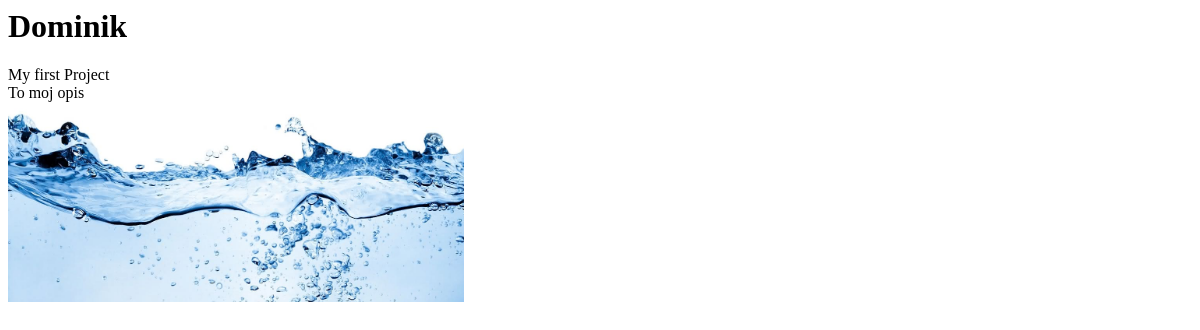
Before: / with the older database file.
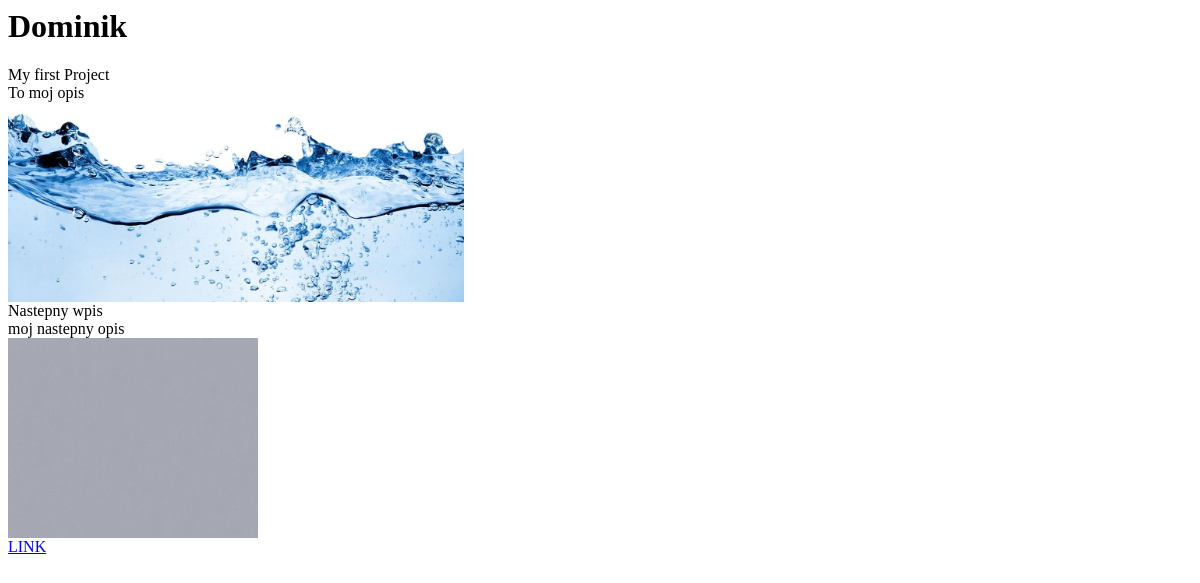
After: the same page with the newer database file.
### portfolio/models.py (models this page shows)
class Project(models.Model):
    title = models.CharField(max_length=128)
    description = models.CharField(max_length=256)
    image = models.ImageField(upload_to='portfolio/images/')
    url = models.URLField(blank=True)

### portfolio/views.py (the view)
# urls.py: 2. Add a URL to urlpatterns:  path('', views.home, name='home')
def home(request):
    projects = Project.objects.all()
    return render (request, 'portfolio/home.html', {'projects':projects})

### portfolio/templates/portfolio/home.html
<h1> Dominik </h1>
{% for project in projects %}
{{ project.title }} <br>
{{ project.description }} <br>
<img src="{{ project.image.url }}" height="200" width="auto"> <br>
{% if project.url %}
    <a href="{{ project.url }}">LINK</a> <br>
{% endif %}
{% endfor %}

Changed rows visible on the page:
added Project: title "Nastepny wpis", description "moj nastepny opis", image (picture)
